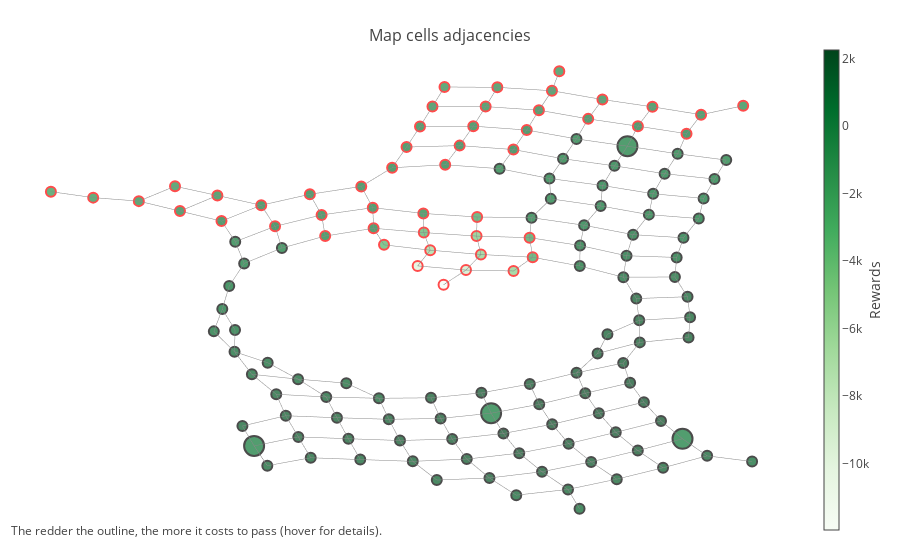

Notebook code cell kept with this figure:
### Code cell
py.iplot(fig, filename='networkx')

### Figure 1 — Plotly figure (JSON) as saved in the notebook; plotly's stock layout.template omitted (floating-point values rounded to 4 significant figures; data arrays with more than 128 entries replaced by an {"elided": "..."} marker saying what was removed)
{"data": [{"hoverinfo": "none", "line": {"color": "#888", "width": 0.5}, "mode": "lines", "type": "scattergl", "uid": "416b59e2-ee8a-4846-95f4-bdc6affd6cee", "x": {"elided": "711 float values"}, "y": {"elided": "711 float values"}}, {"hoverinfo": "text", "marker": {"color": {"elided": "145 int values"}, "colorbar": {"thickness": 15, "title": {"side": "right", "text": "Rewards"}, "xanchor": "left"}, "colorscale": "Greens", "line": {"color": {"elided": "145 str values"}, "width": 2}, "reversescale": true, "showscale": true, "size": {"elided": "145 int values"}}, "mode": "markers", "text": {"elided": "145 str values"}, "type": "scatter", "uid": "48616ef4-9b50-48ee-9b6e-bdcb04e4be8b", "x": {"elided": "145 float values"}, "y": {"elided": "145 float values"}}], "layout": {"annotations": [{"showarrow": false, "text": "The redder the outline, the more it costs to pass (hover for details).", "x": 0.005, "xref": "paper", "y": -0.002, "yref": "paper"}], "autosize": true, "hovermode": "closest", "margin": {"b": 20, "l": 5, "r": 5, "t": 40}, "showlegend": false, "title": {"font": {"size": 16}, "text": "<br>Map cells adjacencies"}, "xaxis": {"autorange": true, "range": [-0.903, 0.5922], "showgrid": false, "showticklabels": false, "type": "linear", "zeroline": false}, "yaxis": {"autorange": true, "range": [-1.15, 1.135], "showgrid": false, "showticklabels": false, "type": "linear", "zeroline": false}}}
